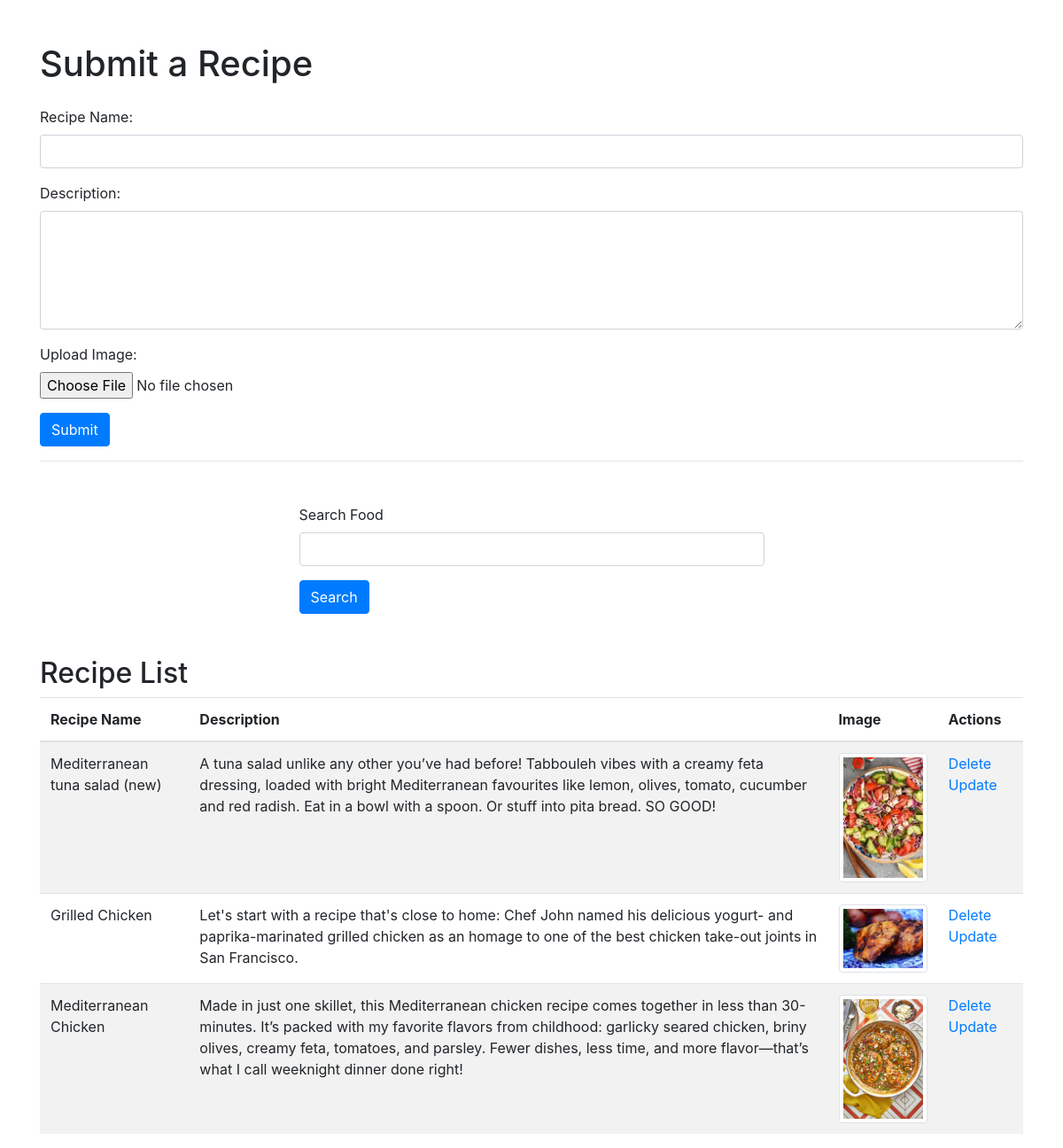
Screenshot of /recipe/ with the database file from the repository.
### vege/models.py (models this page shows)
class Recipe(models.Model):
    user=models.ForeignKey(User, on_delete=models.SET_NULL,null=True,blank=True)
    recipe_name=models.CharField(max_length=100)
    recipe_description=models.TextField()
    recipe_image=models.ImageField(upload_to="recipe")

### vege/views.py (the view, shortened to what this page needs)
# urls.py: path("recipe/",recipe,name='recipe'),
def recipe(request):
    queryset=Recipe.objects.all()
    if request.GET.get('search'):
        queryset=queryset.filter(recipe_name__icontains=request.GET.get('search'))
    context={"recipes":queryset}
    return render(request,"recipe.html",context)

### vege/templates/recipe.html (shortened to what this page needs)
<!DOCTYPE html>
<html lang="en">
<head>
    <link href="https://stackpath.bootstrapcdn.com/bootstrap/4.5.2/css/bootstrap.min.css" rel="stylesheet">
</head>
<body>
    <div class="container mt-5">
        <h1 class="mb-4">Submit a Recipe</h1>
        <form method="post" enctype="multipart/form-data">
            <div class="form-group">
                <label for="name">Recipe Name:</label>
                <input type="text" class="form-control" id="name" name="recipe_name" required>
            </div>
            <div class="form-group">
                <label for="description">Description:</label>
                <textarea class="form-control" id="description" name="recipe_descrip" rows="5" required></textarea>
            </div>
            <div class="form-group">
                <label for="image">Upload Image:</label>
                <input type="file" class="form-control-file" id="image" name="recipe_image" accept="image/*" required>
            </div>
            <button type="submit" class="btn btn-primary">Submit</button>
        </form>
        <hr>
        <div class="mt-5">
            <div class="mx-auto col-6">
                <form>
                    <div class="mb-3">
                    <label for="search" class="form-label">Search Food</label>
                    <input type="text" name="search" class="form-control mr-2" >
                </div>
                <button type="submit" class="btn btn-primary">Search</button>
                </form>
            </div>
        </div>
        <h2 class="mt-5">Recipe List</h2>
        <table class="table table-striped">
            <thead>
                <tr>
                    <th>Recipe Name</th>
                    <th>Description</th>
                    <th>Image</th>
                    <th>Actions</th>
                </tr>
            </thead>
            <tbody>
                {% for recipe in recipes %}
                <tr>
                    <td>{{ recipe.recipe_name }}</td>
                    <td>{{ recipe.recipe_description }}</td>
                    <td>
                        <img src="/media/{{ recipe.recipe_image}}" alt="{{ recipe.recipe_name }}" class="img-thumbnail" style="max-width: 100px;">
                    </td>
                    <td>
                        <a href="/delete_recipe/{{recipe.id}}/",class="btn btn-danger">Delete</a>
                        <a href="/update_recipe/{{recipe.id}}/",class="btn btn-success">Update</a>
                    </td>
                </tr>
                {% endfor %}
            </tbody>
        </table>
    </div>
</body>
</html>

### rows the page displays
Recipe: recipe_name "Mediterranean tuna salad (new)", recipe_description "A tuna salad unlike any other you’ve had before! Tabbouleh vibes with a creamy feta dressing, loaded with bright Mediterranean favourites like lemon, olives, tomato, cucumber and red radish. Eat in a bowl with a spoon. Or stuff into pita bread. SO GOOD!", recipe_image (picture)
Recipe: recipe_name "Grilled Chicken", recipe_description "Let's start with a recipe that's close to home: Chef John named his delicious yogurt- and paprika-marinated grilled chicken as an homage to one of the best chicken take-out joints in San Francisco.", recipe_image (picture)
Recipe: recipe_name "Mediterranean Chicken", recipe_description "Made in just one skillet, this Mediterranean chicken recipe comes together in less than 30-minutes. It’s packed with my favorite flavors from childhood: garlicky seared chicken, briny olives, creamy feta, tomatoes, and parsley. Fewer dishes, less time, and more flavor—that’s what I call weeknight dinner done right!", recipe_image (picture)
